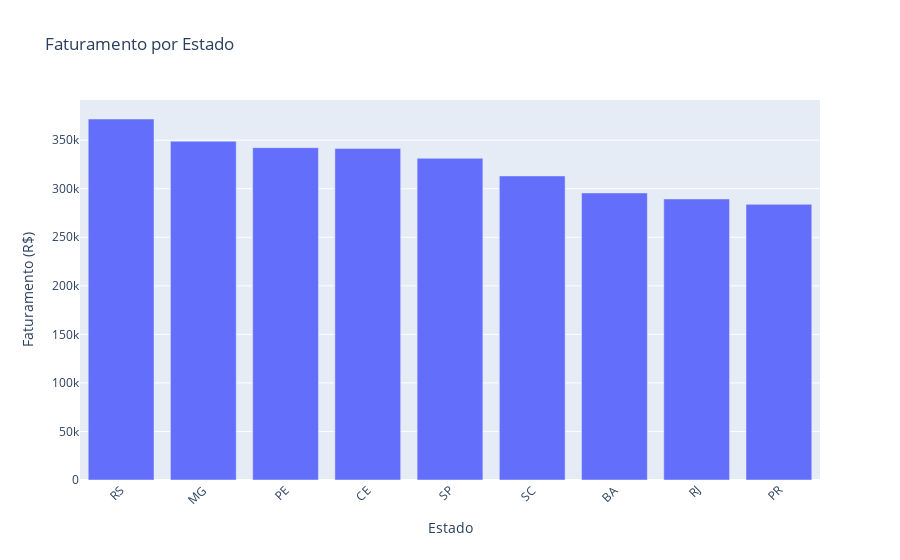

The cell this chart's notebook holds for it:
### Code cell
# Faturamento por estado
faturamento_estado_cliente = (
    df.groupby('customer_state')['total_value']
      .sum()
      .reset_index()
      .sort_values(by='total_value', ascending=False)
)

fig = px.bar(
    x=faturamento_estado_cliente['customer_state'],
    y=faturamento_estado_cliente['total_value'],
    title='Faturamento por Estado'
)

fig.update_xaxes(title='Estado', tickangle=-45)
fig.update_yaxes(title='Faturamento (R$)')
fig.show()

### Figure 1 — Plotly figure (JSON) as saved in the notebook; plotly's stock layout.template omitted (floating-point values rounded to 4 significant figures)
{"data": [{"hovertemplate": "x=%{x}<br>y=%{y}<extra></extra>", "legendgroup": "", "marker": {"color": "#636efa", "pattern": {"shape": ""}}, "name": "", "orientation": "v", "showlegend": false, "textposition": "auto", "type": "bar", "x": ["RS", "MG", "PE", "CE", "SP", "SC", "BA", "RJ", "PR"], "xaxis": "x", "y": [371800.0, 348900.0, 342300.0, 341500.0, 331300.0, 313200.0, 295700.0, 289500.0, 283900.0], "yaxis": "y"}], "layout": {"barmode": "relative", "legend": {"tracegroupgap": 0}, "title": {"text": "Faturamento por Estado"}, "xaxis": {"anchor": "y", "domain": [0, 1], "tickangle": -45, "title": {"text": "Estado"}}, "yaxis": {"anchor": "x", "domain": [0, 1], "title": {"text": "Faturamento (R$)"}}}}
